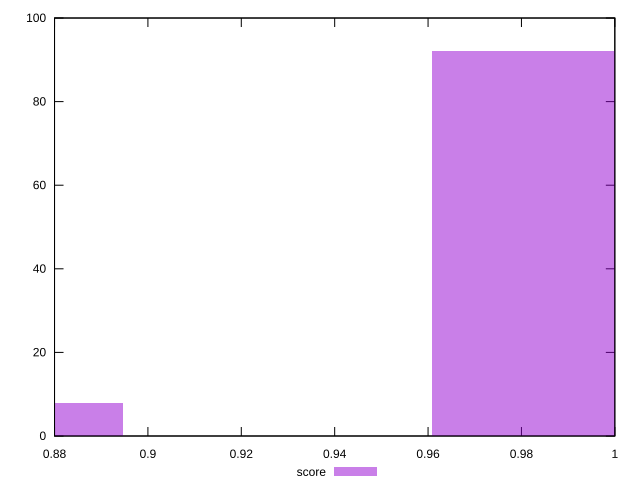

Write gnuplot code to recreate this figure.
reset

$score <<EOF
0.8614361869941796 8
0.9939648311471303 92
EOF

set key outside below
set boxwidth 0.06626432207647535
set xrange [0.88:1]
set yrange [0:100]
set trange [0:100]
set style fill transparent solid 0.5 noborder
set terminal svg size 640, 490 enhanced background rgb 'white'
set output "reports/report_00031_2021-02-24T23-18-18.084Z/legacy-javascript/samples/astro/score/histogram.svg"

plot $score title "score" with boxes

reset
